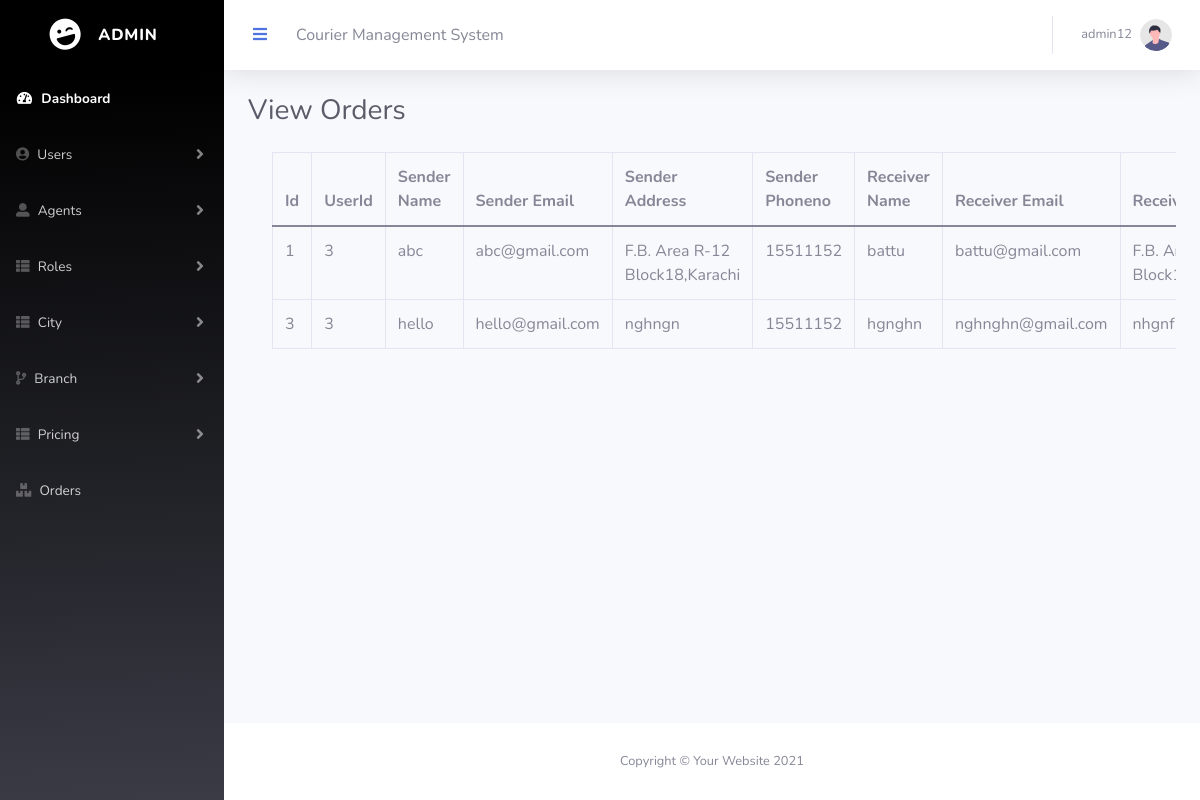
The page /Eproject/admin/orders.php (signed in) on the database its author committed.
### tables this page shows
CREATE TABLE `tbl_order` (
  `or_id` int(11) NOT NULL,
  `u_id` int(11) DEFAULT NULL,
  `sender_name` varchar(50) NOT NULL,
  `sender_email` varchar(50) NOT NULL,
  `sender_address` varchar(50) NOT NULL,
  `sender_phoneno` int(20) NOT NULL,
  `receiver_name` varchar(50) NOT NULL,
  `receiver_email` varchar(50) NOT NULL,
  `receiver_address` varchar(50) NOT NULL,
  `receiver_phoneno` bigint(20) NOT NULL,
  `agent_from` int(11) DEFAULT NULL,
  `agent_to` int(20) DEFAULT NULL,
  `order_weight` varchar(20) NOT NULL,
  `order_distance` int(20) NOT NULL,
  `status` varchar(50) NOT NULL,
  `locationfrom` int(11) DEFAULT NULL,
  `location_to` int(11) DEFAULT NULL,
  `co_id` int(11) DEFAULT NULL,
  `total_charges` int(11) DEFAULT NULL
);

### Eproject/admin/orders.php (the view, shortened to what this page needs)
<?php
include('connection.php');
$select_q ='SELECT * FROM `tbl_order`';
$run_q = mysqli_query($conn, $select_q);
?>
                <?php include('topbar.php')?>
                <div class="container-fluid">
                    <div class="d-sm-flex align-items-center justify-content-between mb-4">
                        <h1 class="h3 mb-0 text-gray-800">View Orders</h1>
                    </div>
<div class="container" style="overflow-x:auto;">
<table class="table table-bordered">
  <thead>
    <tr>
      <th>Id</th>
      <th>UserId</th>
      <th>Sender Name</th>
      <th>Sender Email</th>
      <th>Sender Address</th>
      <th>Sender Phoneno</th>
      <th>Receiver Name</th>
      <th>Receiver Email</th>
      <th>Receiver Address</th>
    </tr>
  </thead>
  <tbody>
    <?php while($row = mysqli_fetch_array($run_q)){?>
    <tr>
    <td><?php echo $row['or_id'];?></td>
      <td><?php echo $row['u_id'];?></td>
      <td><?php echo $row['sender_name'];?></td>
      <td><?php echo $row['sender_email'];?></td>
      <td><?php echo $row['sender_address'];?></td>
      <td><?php echo $row['sender_phoneno'];?></td>
      <td><?php echo $row['receiver_name'];?></td>
      <td><?php echo $row['receiver_email'];?></td>
      <td><?php echo $row['receiver_address'];?></td>
    </tr>
  <?php } ?>
  </tbody>
</table>
</div>
                </div>
            </div>
       <?php include('footer.php')?>

### rows shown on the page
tbl_order: or_id "1", u "3", sender_name "abc", sender_email "abc@gmail.com", sender_address "F.B. Area R-12 Block18,Karachi", sender_phoneno "15511152", receiver_name "battu", receiver_email "battu@gmail.com", receiver_address "F.B.…"
tbl_order: or_id "3", u "3", sender_name "hello", sender_email "hello@gmail.com", sender_address "nghngn", sender_phoneno "15511152", receiver_name "hgnghn", receiver_email "nghnghn@gmail.com", receiver_address "nhgnf"

### other values the page prints
$_SESSION['user_name'] "admin12"
